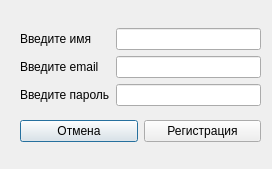
<?xml version="1.0" encoding="UTF-8"?>
<ui version="4.0">
 <class>Dialog</class>
 <widget class="QDialog" name="Dialog">
  <property name="geometry">
   <rect>
    <x>0</x>
    <y>0</y>
    <width>272</width>
    <height>169</height>
   </rect>
  </property>
  <property name="windowTitle">
   <string>Форма регистрации</string>
  </property>
  <widget class="QWidget" name="layoutWidget">
   <property name="geometry">
    <rect>
     <x>20</x>
     <y>20</y>
     <width>241</width>
     <height>131</height>
    </rect>
   </property>
   <layout class="QVBoxLayout" name="verticalLayout_3">
    <item>
     <layout class="QHBoxLayout" name="horizontalLayout">
      <item>
       <layout class="QVBoxLayout" name="verticalLayout">
        <item>
         <widget class="QLabel" name="label">
          <property name="text">
           <string>Введите имя</string>
          </property>
          <property name="buddy">
           <cstring>lineEditName</cstring>
          </property>
         </widget>
        </item>
        <item>
         <widget class="QLabel" name="label_2">
          <property name="text">
           <string>Введите email</string>
          </property>
          <property name="buddy">
           <cstring>lineEditMail</cstring>
          </property>
         </widget>
        </item>
        <item>
         <widget class="QLabel" name="label_3">
          <property name="text">
           <string>Введите пароль</string>
          </property>
          <property name="buddy">
           <cstring>lineEditPassword</cstring>
          </property>
         </widget>
        </item>
       </layout>
      </item>
      <item>
       <layout class="QVBoxLayout" name="verticalLayout_2">
        <item>
         <widget class="QLineEdit" name="lineEditName">
          <property name="clearButtonEnabled">
           <bool>false</bool>
          </property>
         </widget>
        </item>
        <item>
         <widget class="QLineEdit" name="lineEditMail"/>
        </item>
        <item>
         <widget class="QLineEdit" name="lineEditPassword"/>
        </item>
       </layout>
      </item>
     </layout>
    </item>
    <item>
     <layout class="QHBoxLayout" name="horizontalLayout_2">
      <item>
       <widget class="QPushButton" name="cancelButton">
        <property name="text">
         <string>Отмена</string>
        </property>
       </widget>
      </item>
      <item>
       <widget class="QPushButton" name="registerButton">
        <property name="text">
         <string>Регистрация</string>
        </property>
       </widget>
      </item>
     </layout>
    </item>
   </layout>
  </widget>
 </widget>
 <tabstops>
  <tabstop>registerButton</tabstop>
  <tabstop>cancelButton</tabstop>
  <tabstop>lineEditName</tabstop>
  <tabstop>lineEditMail</tabstop>
  <tabstop>lineEditPassword</tabstop>
 </tabstops>
 <resources/>
 <connections>
  <connection>
   <sender>cancelButton</sender>
   <signal>clicked()</signal>
   <receiver>Dialog</receiver>
   <slot>reject()</slot>
   <hints>
    <hint type="sourcelabel">
     <x>80</x>
     <y>137</y>
    </hint>
    <hint type="destinationlabel">
     <x>65</x>
     <y>158</y>
    </hint>
   </hints>
  </connection>
  <connection>
   <sender>registerButton</sender>
   <signal>clicked()</signal>
   <receiver>Dialog</receiver>
   <slot>accept()</slot>
   <hints>
    <hint type="sourcelabel">
     <x>207</x>
     <y>133</y>
    </hint>
    <hint type="destinationlabel">
     <x>197</x>
     <y>155</y>
    </hint>
   </hints>
  </connection>
 </connections>
</ui>
